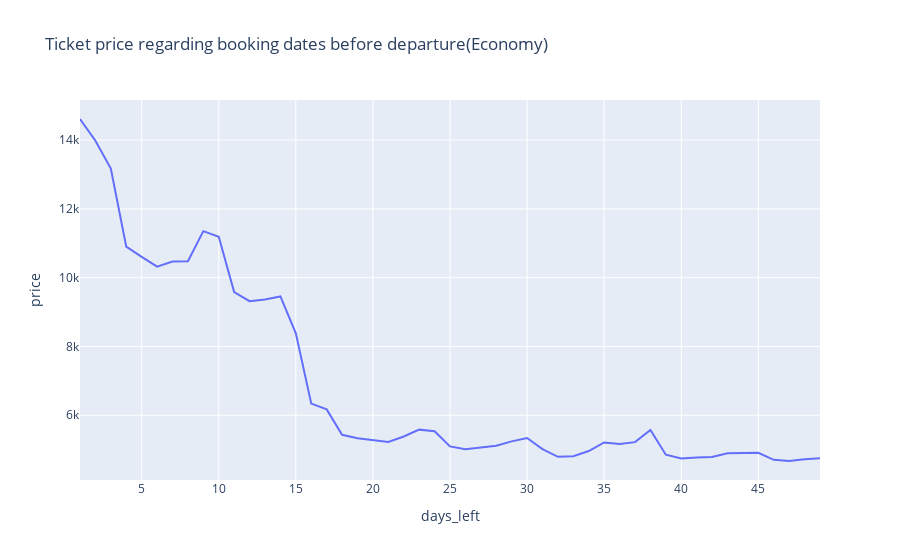

Notebook source saved alongside this figure:
### Code cell
# This figure is already plotted with seaborn
ec= df[df['class']=='Economy']
eeco= ec.groupby(['days_left'],as_index=False).price.mean()
px.line(eeco,
        x= 'days_left',
        y= 'price',
        title='Ticket price regarding booking dates before departure(Economy)'
        )

### Figure 1 — Plotly figure (JSON) as saved in the notebook; plotly's stock layout.template omitted (floating-point values rounded to 4 significant figures)
{"data": [{"hovertemplate": "days_left=%{x}<br>price=%{y}<extra></extra>", "legendgroup": "", "line": {"color": "#636efa", "dash": "solid"}, "marker": {"symbol": "circle"}, "mode": "lines", "name": "", "orientation": "v", "showlegend": false, "type": "scatter", "x": [1, 2, 3, 4, 5, 6, 7, 8, 9, 10, 11, 12, 13, 14, 15, 16, 17, 18, 19, 20, 21, 22, 23, 24, 25, 26, 27, 28, 29, 30, 31, 32, 33, 34, 35, 36, 37, 38, 39, 40, 41, 42, 43, 44, 45, 46, 47, 48, 49], "xaxis": "x", "y": [14610.0, 13980.0, 13170.0, 10900.0, 10610.0, 10320.0, 10470.0, 10480.0, 11350.0, 11190.0, 9581.0, 9318.0, 9364.0, 9455.0, 8379.0, 6338.0, 6170.0, 5430.0, 5330.0, 5284.0, 5225.0, 5381.0, 5582.0, 5534.0, 5095.0, 5011.0, 5057.0, 5112.0, 5240.0, 5339.0, 5017.0, 4790.0, 4806.0, 4959.0, 5209.0, 5166.0, 5218.0, 5573.0, 4854.0, 4740.0, 4774.0, 4784.0, 4893.0, 4890.0, 4908.0, 4705.0, 4670.0, 4718.0, 4751.0], "yaxis": "y"}], "layout": {"legend": {"tracegroupgap": 0}, "title": {"text": "Ticket price regarding booking dates before departure(Economy)"}, "xaxis": {"anchor": "y", "domain": [0, 1], "title": {"text": "days_left"}}, "yaxis": {"anchor": "x", "domain": [0, 1], "title": {"text": "price"}}}}
